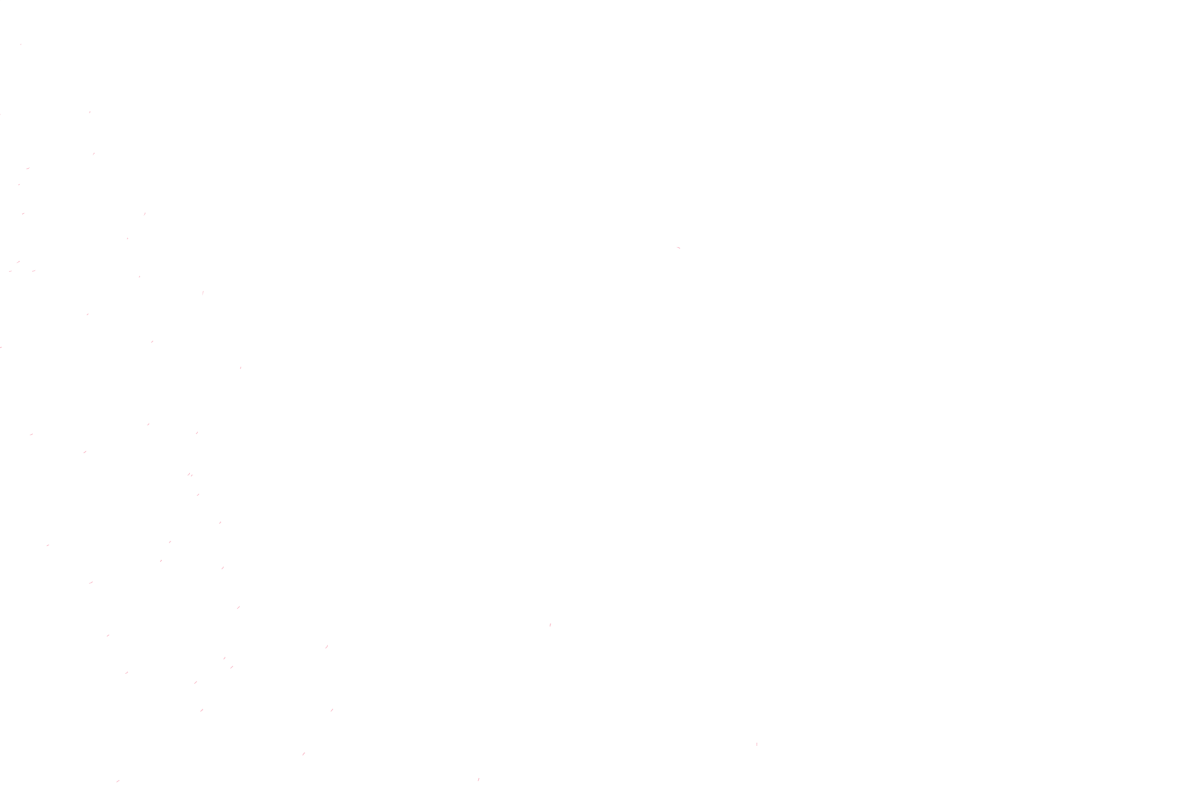
Frame 1 (no input)
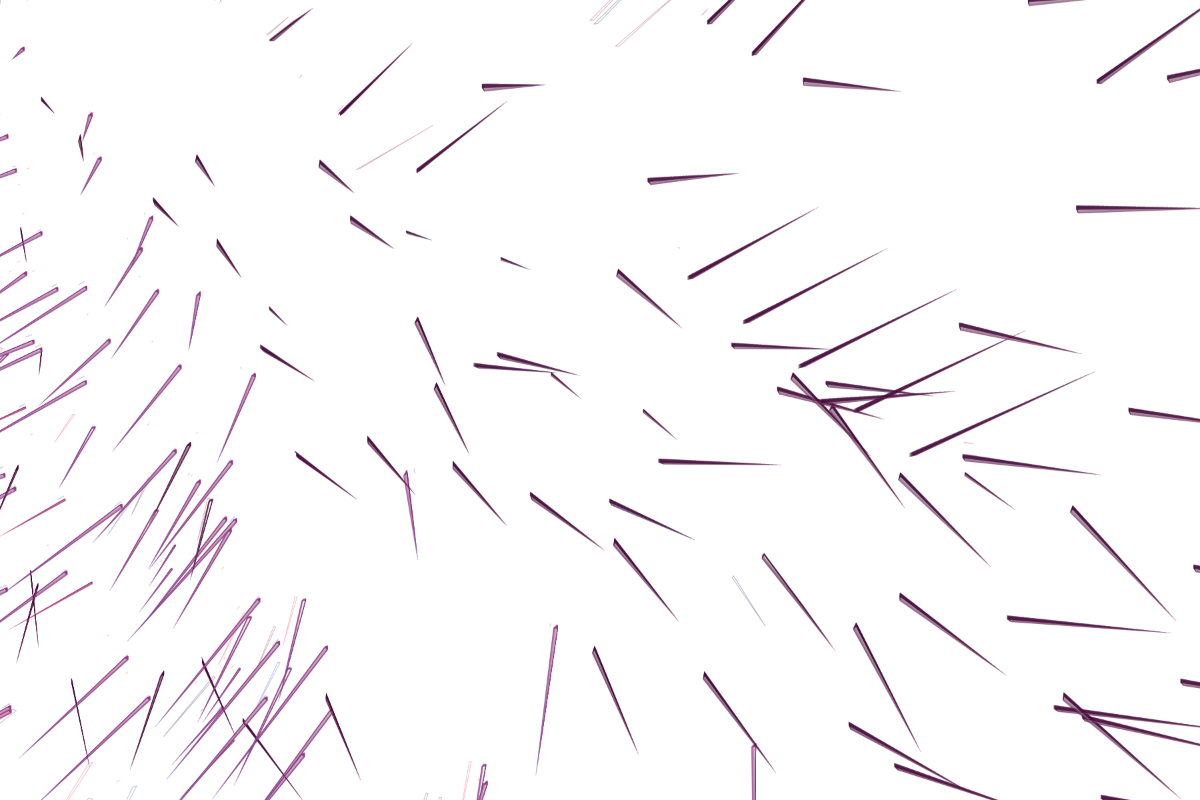
Frame 60 (no input)
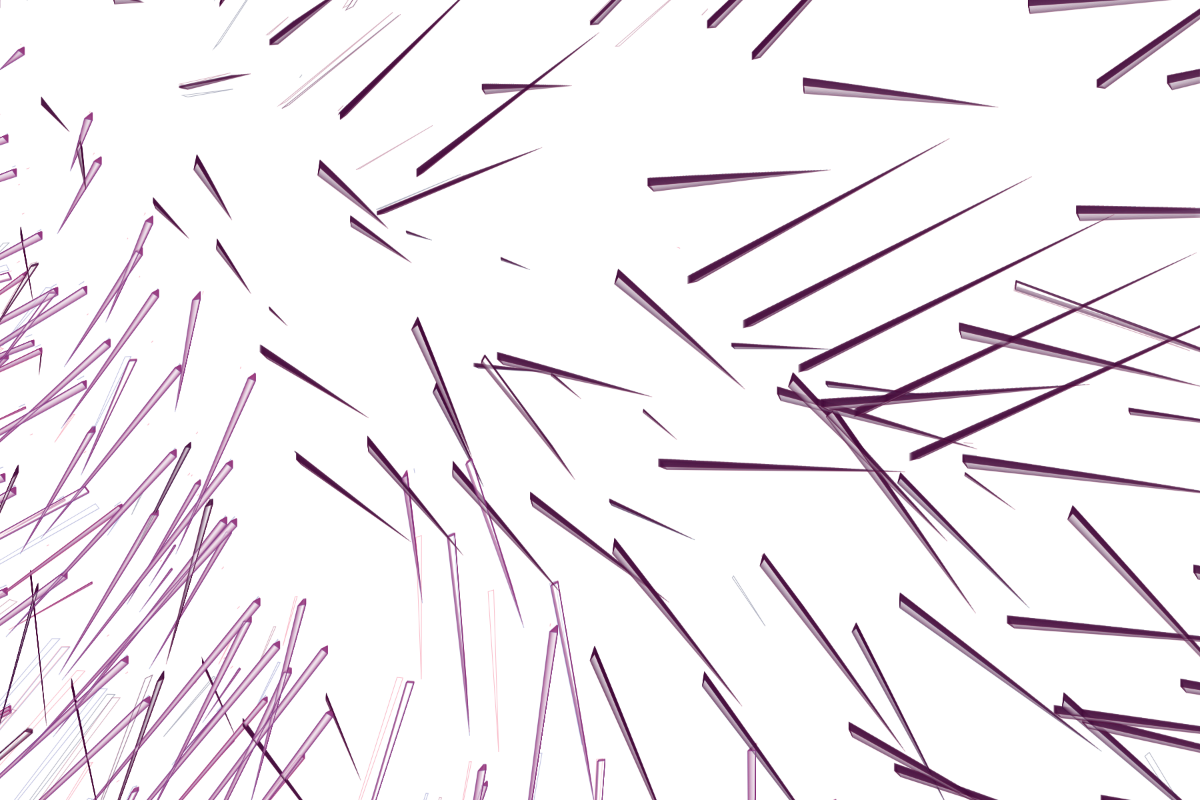
Frame 120 (the mouse pressed at the canvas centre since frame 60)

The p5.js sketch that drew these frames (run headless with seeded random() and noise() and a simulated clock; from frame 60 on, the mouse is pressed at the canvas centre):

// p5.js sketch
// ── sketch.js
/*
 *
 * Keyboard commands:
 *   S - saves the sketch to a JPG image, as shown in the screen.
 *      Image resolution is the sketch size
 *   F - saves the Final image, for printing. Re
 *
 */

// let palette = [  "#780116, "#F7B538, "#DB7C26, "#D8572A, "#C32F27 ];
const palette = ['#7c0034', '#f02d57', '#0b1240', '#343c9f'];
const vs = [];
let flowField;
let buffer;
const p = {};

function setup() {
  createCanvas(1200, 800);
  p.maxspeed = 0.2;
  p.maxforce = 1;
  p.maxframes = 250;
  p.opacity = 80;
  p.n = 300;
  p.res = 20;

  console.dir(p);
  buffer = createGraphics(1800, 1200);

  // making a matrix with p.n elements
  const ratio = buffer.width / buffer.height;

  const cols = int(sqrt(p.n * ratio));
  const rows = int(sqrt(p.n * ratio) / ratio);
  const xo = buffer.width / cols;
  const yo = buffer.height / rows;

  console.log(`Cols: ${cols} Rows: ${rows}`);

  for (let x = 0; x < buffer.width; x += xo) {
    for (let y = 0; y < buffer.height; y += yo) {
      vs.push(new Vehicle(x, y, p.maxspeed, p.maxforce, p.opacity));
    }
  }

  flowField = new FlowField(p.res);
  background(255);
  buffer.background(255);
}

function draw() {
  for (const v of vs) {
    v.seek(new p5.Vector(v.loc.x, buffer.height *100));
    v.follow(flowField);
    v.update();
    v.display(buffer);
  }
  // shows the content of the buffer in the screen
  image(buffer, 0, 0, width, height);

  // flowField.display();
  if (frameCount == p.maxframes) {
    fill(0);
    text(JSON.stringify(p), 10, 10);
    noLoop();
    console.log(`Stopped at ${frameCount} frames`);
  }
}

// ── flowField.js
class FlowField {
  constructor(r) {
    this.res = r;
    this.cols = width / r;
    this.rows = height / r;
    this.field = [];
    this.x_increment = 0.3;
    this.y_increment = 0.3;

    this.init();
  }

  init() {
    this.update(0);
  }

  update(z) {
    let xoff = 0;
    for (let i = 0; i < this.cols; i++) {
      let yoff = 0;
      for (let j = 0; j < this.rows; j++) {
        const theta = map(noise(xoff, yoff, z), 0, 1, 0, TWO_PI);
        // TODO this.field[i][j] = new p5.Vector(cos(theta), sin(theta));
        this.field.push(new p5.Vector(cos(theta), sin(theta)));
        yoff += this.x_increment;
      }
      xoff += this.y_increment;
    }
  }

  lookup(l) {
    const col = int(constrain(l.x / this.res, 0, this.cols - 1));
    const row = int(constrain(l.y / this.res, 0, this.rows - 1));
    const ix = col + row * (this.cols-1);
    return this.field[ix];
  }

  display() {
    stroke(0);
    strokeWeight(1);
    let x = 0;
    for (let i = 0; i < this.cols; i++) {
      let y = 0;
      for (let j = 0; j < this.rows; j++) {
        const v1 = this.field[i][j];
        pushMatrix();
        translate(x, y);
        rotate(v1.heading());
        line(-10, 0, 0, 0);
        line(-5, -3, 0, 0);
        line(-5, +3, 0, 0);
        // ellipse(x,y,2,2);
        popMatrix();
        y += this.res;
      }
      x += this.res;
    }
  }
}

// ── vehicle.js
class Vehicle {
  constructor(x, y, maxspeed, maxforce, opacity) {
    this.loc = new p5.Vector(x, y);
    this.iniloc = this.loc.copy(); // makes a copy and stores the initial location
    this.v = new p5.Vector(0, 0);
    this.a = new p5.Vector(0, 0);
    this.opacity = opacity || 80;
    this.maxspeed = maxspeed;
    this.maxforce = maxforce;
    this.r = 2;
  }

  seek(target) {
    const desired = p5.Vector.sub(target, this.loc);
    desired.normalize();
    desired.mult(this.maxspeed);

    const steer = p5.Vector.sub(desired, this.v);
    steer.limit(this.maxforce);
    this.applyForce(steer);
  }

  applyForce(force) {
    this.a.add(force);
  }
  update() {
    this.v.add(this.a);
    this.loc.add(this.v);
    this.a.mult(0);
    // checkEdges();
  }

  follow(flow) {
    const desired = flow.lookup(this.loc);
    desired.mult(this.maxspeed);
    const steer = p5.Vector.sub(desired, this.v);
    steer.limit(this.maxforce);
    this.applyForce(steer);
  }

  display(target) {
    const theta = this.v.heading();
    target.strokeWeight(1);
    const c = color(palette[frameCount % palette.length]);
    c.setAlpha(this.opacity);
    target.stroke(c);

    target.fill(255, 10);
    target.push();
    target.translate(this.loc.x, this.loc.y);

    target.rotate( theta);
    // target.translate(-this.loc.x, -this.loc.y);
    // target.rotate(theta);
    target.beginShape();
    target.vertex(this.iniloc.x, this.iniloc.y);
    target.vertex(this.loc.x, this.loc.y);

    target.vertex(
        this.loc.x * (1+frameCount / p.maxframes),
        this.loc.y * (1+frameCount / p.maxframes),
    );

    target.endShape(CLOSE);
    target.pop();
  }

  checkEdges() {
    if (loc.x > buffer.width) {
      loc.x = buffer.width;
      v.x *= -1;
    } else if (loc.x < 0) {
      loc.x = 0;
      v.x *= -1;
    }
    if (loc.y > buffer.height) {
      loc.y = buffer.height;
      v.y *= -1;
    } else if (loc.y < 0) {
      loc.y = 0;
      v.y *= -1;
    }
  }
}
